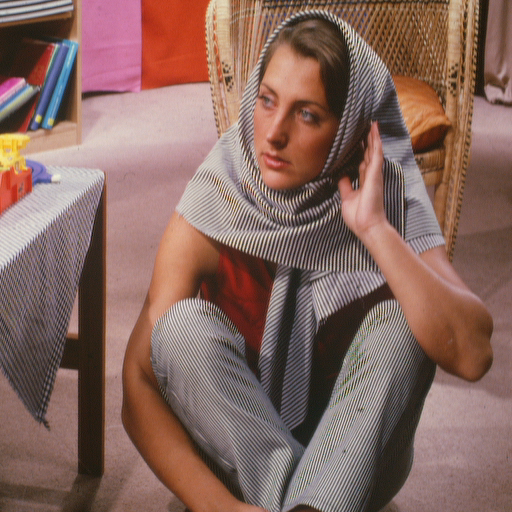
%> input picture Images/1/Barbara.bmp, 512 x 512 px
$ octave point.m   (GNU Octave 9; MATLAB toolbox functions it lacks are replaced by stand-ins)
%> lines starting %> are read from the running program, lines starting %| are printed output that depends on the picture
### ch2 - Fundamentals/pointProcessing.m
% % ~==~==~==~==~==~==~==~==~==~==~==~==~==~==~==~==~==~==
% % Function which performs pixel-wise operations on a image.
% % INPUT: ops -- Array specifying the operations to perform on image
% % OUTPUT: b -- Image after applying the pixel-wise operations
% % ~==~==~==~==~==~==~==~==~==~==~==~==~==~==~==~==~==~==

function b = pointProcessing(ops)
    a = imread('..\Images\1\Barbara.bmp');
%> a is the input picture: size 512x512x3 uint8; mean R, G, B 134.9, 103.8, 95.4
    b = a;

    for op = 1:length(ops)

        if strcmp(ops{op},'invert')
            b=255-b;

        elseif strcmp(ops{op},'darken')
                b = b - 128;

        elseif strcmp(ops{op},'lighten')
                b = b + 128;

        elseif strcmp(ops{op},'rcontrast')
                b = b * 2;

        elseif strcmp(ops{op},'lcontrast')
                b = b / 2;
        end

    end
%> this loop made 2 passes
%> pass 1, in pointProcessing, `b=255-b;`:
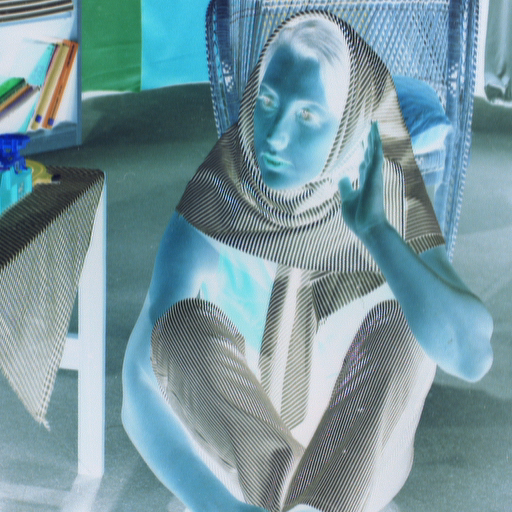
%> b: size 512x512x3 uint8; mean R, G, B 120.1, 151.2, 159.6
%> pass 2, in pointProcessing, `b = b + 128;`:
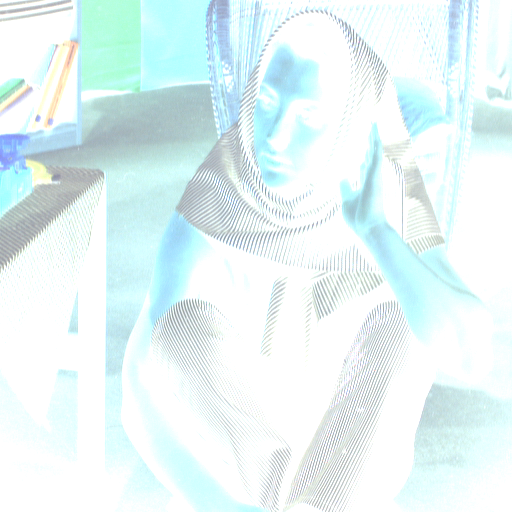
%> b: size 512x512x3 uint8; mean R, G, B 229.2, 245.4, 246

    subplot(1,2,1); imshow(a); title 'Original Image'
    subplot(1,2,2); imshow(b); title 'Modified Image'
end

### ch2 - Fundamentals/point.m
% % ~==~==~==~==~==~==~==~==~==~==~==~==~==~==~==~==~==~==
% % Utilizing the PointProcessing function
% % Operations include: 'lighten', 'darken', 'invert', 'rcontrast', 'lcontrast'
% % ~==~==~==~==~==~==~==~==~==~==~==~==~==~==~==~==~==~==

clear;

pointProcessing({'invert','lighten'});

$ run again, with Images/1/Elaine.bmp copied over Images/1/Barbara.bmp
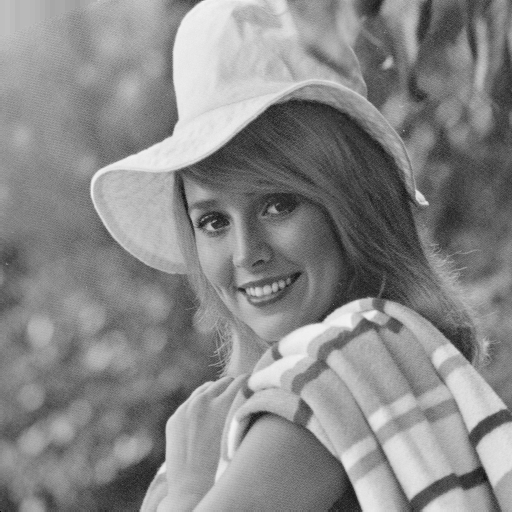
%> input picture Images/1/Elaine.bmp, 512 x 512 px
%> in pointProcessing, a is the input picture: size 512x512 uint8; min 0, max 243, mean 136.4
%> the loop in pointProcessing, `for op = 1:length(ops)` made 2 passes
%> pass 1, in pointProcessing, `b=255-b;`:
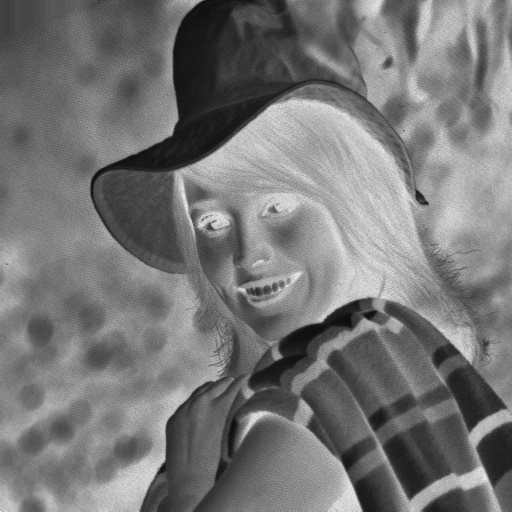
%> b: size 512x512 uint8; min 12, max 255, mean 118.6
%> pass 2, in pointProcessing, `b = b + 128;`:
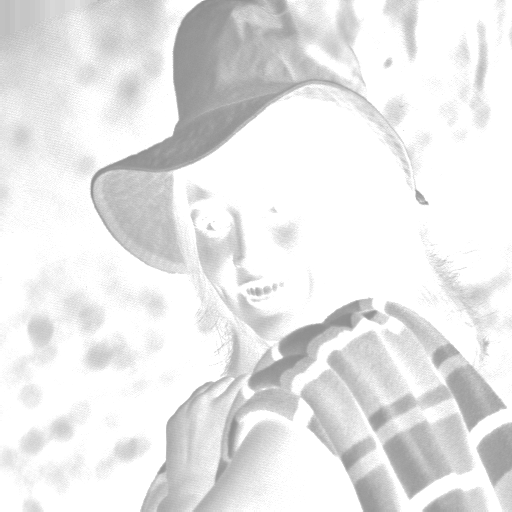
%> b: size 512x512 uint8; min 140, max 255, mean 231.8

$ run again, with Images/1/Goldhill.bmp copied over Images/1/Barbara.bmp
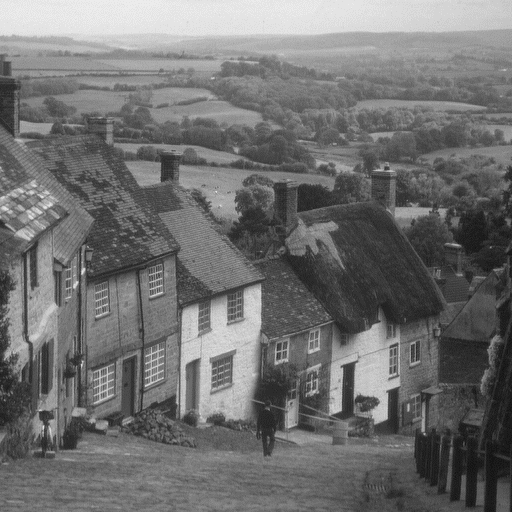
%> input picture Images/1/Goldhill.bmp, 512 x 512 px
%> in pointProcessing, a is the input picture: size 512x512 uint8; min 20, max 236, mean 112.2
%> the loop in pointProcessing, `for op = 1:length(ops)` made 2 passes
%> pass 1, in pointProcessing, `b=255-b;`:
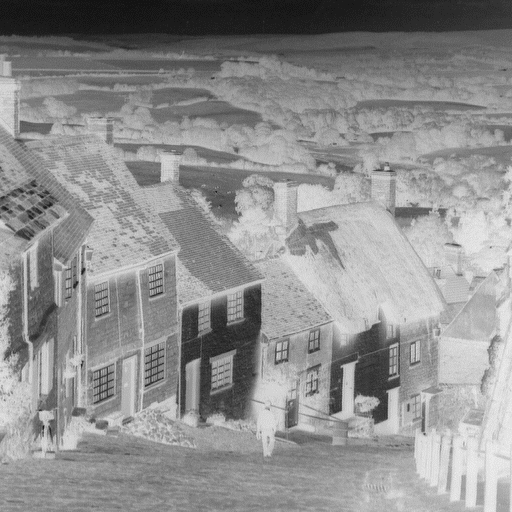
%> b: size 512x512 uint8; min 19, max 235, mean 142.8
%> pass 2, in pointProcessing, `b = b + 128;`:
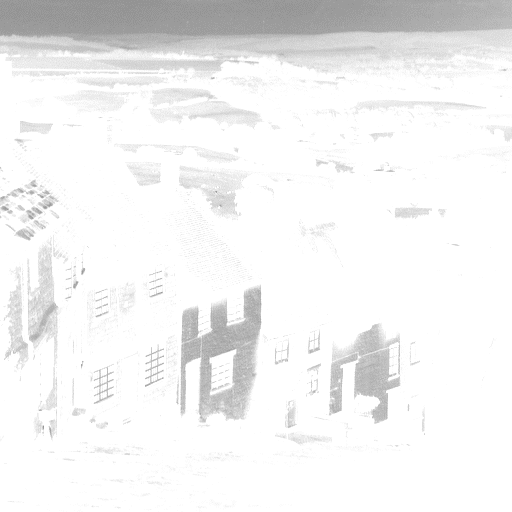
%> b: size 512x512 uint8; min 147, max 255, mean 241.5
